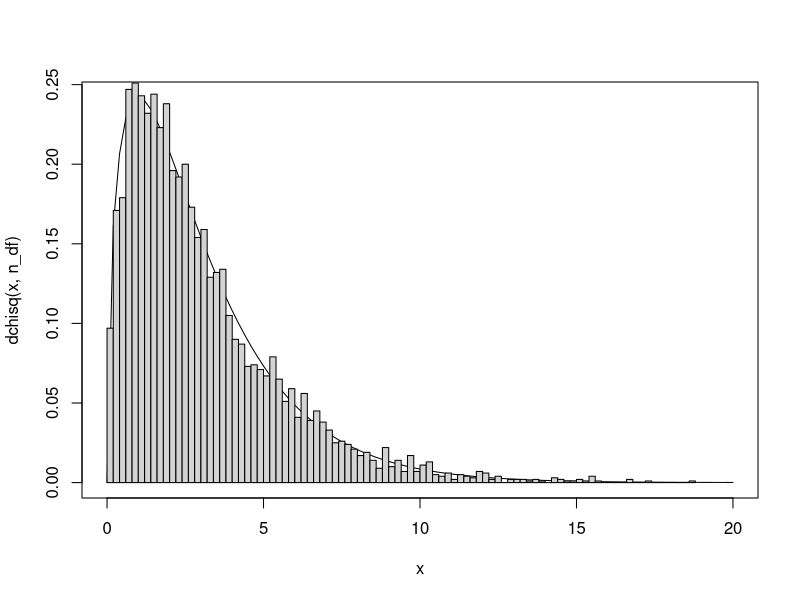

The R source for this figure:

n_df <- 3
curve(dchisq(x, n_df), 0, 20)
data1=rchisq(5000, n_df)
hist(data1, freq=F, add=T, breaks=100)

mean(data1)
var(data1)
sd(data1)

shapiro.test(data1)
